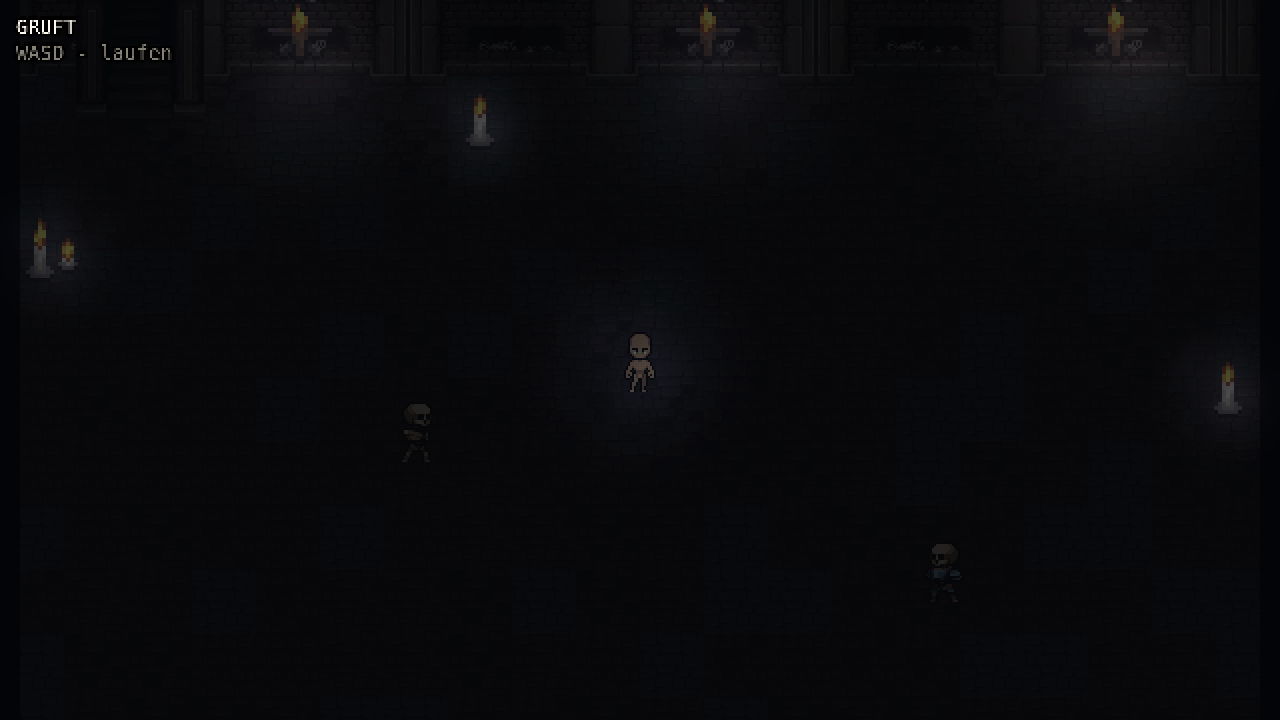
#> input picture BILDER/gruft-nachher.png, 1280 x 720 px
$ python -i pack_aldric_rig_prototype.py   (imports and definitions only)
#> lines starting #> are read from the running program, lines starting #| are printed output that depends on the picture
"""Packt Aldrics Blender-Rig-Render in den Ravensmoor-4x9-Vertrag."""

from __future__ import annotations

import json
import sys
from pathlib import Path

from PIL import Image, ImageDraw, ImageEnhance, ImageFilter


CELL = 128
DIRECTIONS = ("down", "left", "right", "up")
FRAMES = ("idle", "walk_1", "walk_2", "walk_3", "walk_4", "windup", "impact", "followthrough", "block")
LAYERS = ("composite", "bodyAppearance", "weapon", "shield")
TIMING_MS = {"idle": 240, "walk": 120, "windup": 140, "impact": 80, "followthrough": 180, "block": 160}
DARK = (23, 27, 28, 255)
GRASS = (64, 78, 53, 255)
TRANSPARENT = (0, 0, 0, 0)
Z_ORDER = {
    "down": ("bodyAppearance", "weapon", "shield"),
    "left": ("weapon", "bodyAppearance", "shield"),
    "right": ("bodyAppearance", "shield", "weapon"),
    "up": ("weapon", "shield", "bodyAppearance"),
}


# [4 lines left out: function arguments, not called in this run]


def grade(path: Path) -> Image.Image:
#> called with path = '../BILDER/gruft-nachher.png'
    image = Image.open(path).convert("RGBA")
    alpha = image.getchannel("A")
#> alpha: PIL image 1280x720 L; every value is 255
    rgb = ImageEnhance.Contrast(image.convert("RGB")).enhance(1.08)
    rgb = ImageEnhance.Color(rgb).enhance(0.92)
    rgb = rgb.resize((CELL, CELL), Image.Resampling.LANCZOS)
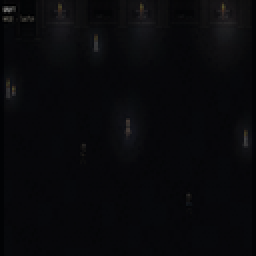
#> rgb: PIL image 128x128 RGB (shown 2 times larger); mean R, G, B 8.6, 8.9, 11.4
    rgb = rgb.filter(ImageFilter.UnsharpMask(radius=0.7, percent=95, threshold=3))
    alpha = alpha.resize((CELL, CELL), Image.Resampling.LANCZOS)
#> alpha: PIL image 128x128 L; every value is 255
    return Image.merge("RGBA", (*rgb.split(), alpha))


# [32 lines left out: functions load_layers, sheet, compose, not called in this run]


def save_gif(frames: list[Image.Image], path: Path, durations: list[int] | int) -> None:
    indexed = [frame.convert("P", palette=Image.Palette.ADAPTIVE) for frame in frames]
    indexed[0].save(path, save_all=True, append_images=indexed[1:], duration=durations, loop=0, disposal=2)


# [94 lines left out: functions build_proofs, main, not called in this run]


# [2 lines not run here, left out]

>>> result = grade('../BILDER/gruft-nachher.png')
